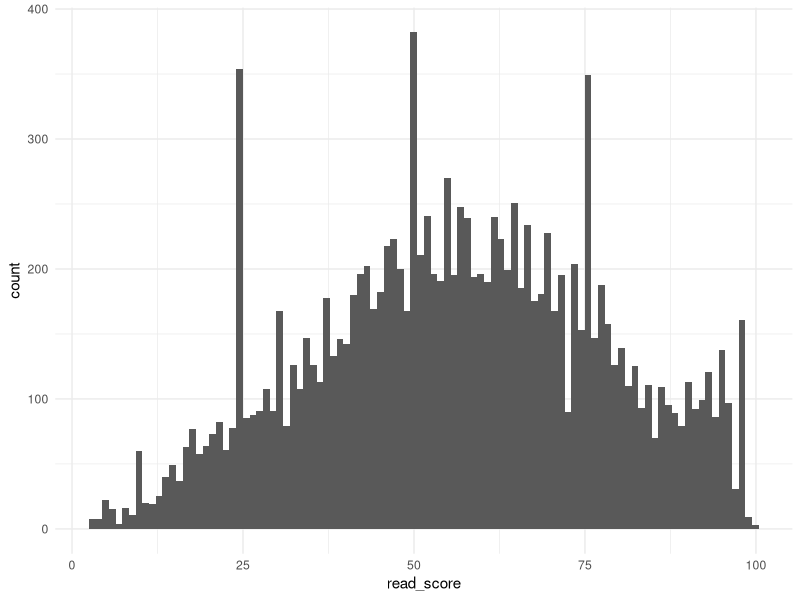
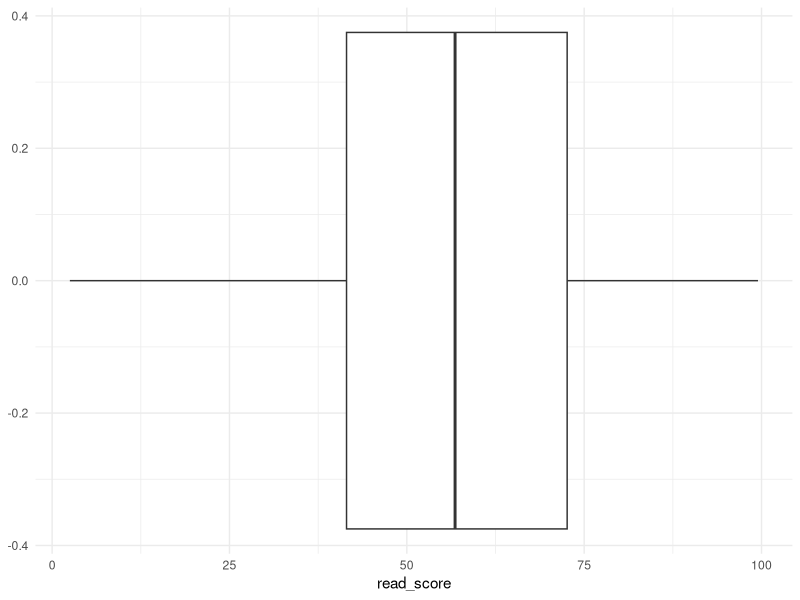
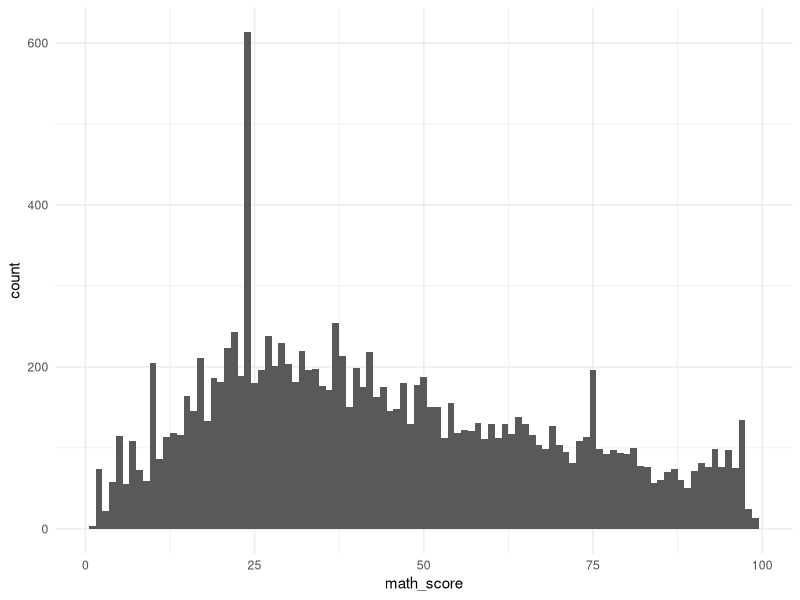
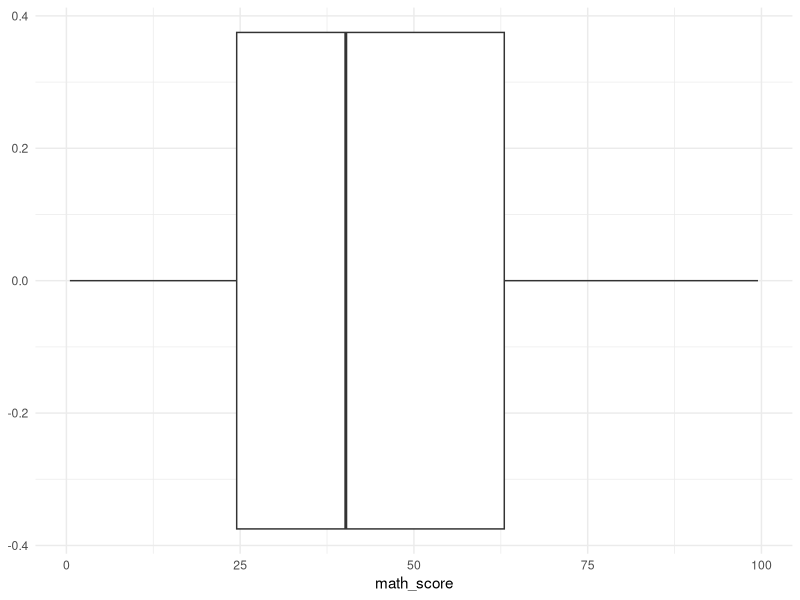

Generate these figures, in order, with R: (Note: this script raises an error after producing the figures.)
## ---- chunk 1

library(tidyverse)
library(readr)
library(corrplot)
library(ggthemes)
theme_set(theme_clean())

school_assess <- read_csv("../data/assess.csv")
grad_raceP_household_rev <- read_csv("../data/grad_raceP_household_rev.csv")


## ---- chunk 2
school_assess %>%
  ggplot(aes(x=read_score)) +
  geom_histogram(bins = 100)+
  theme_minimal()

ggplot(school_assess, aes(x=read_score)) +
  geom_boxplot()+
  theme_minimal()
## ---- chunk 3
ggplot(school_assess, aes(x=math_score)) +
  geom_histogram(bins = 100)+
  theme_minimal()

ggplot(school_assess, aes(x=math_score)) +
  geom_boxplot()+
  theme_minimal()
## ---- chunk 4
district_assess <- grad_raceP_household_rev %>%
  left_join(school_assess, by = c("LEAID" = "leaid"))
## ---- chunk 5
district_assess <- district_assess %>%
    select(17:22) %>%
    mutate(
        predom_race = names(.)[max.col(.)],
        predom_race = predom_race %>% 
            str_replace_all("pct_", ""), 
        predom_race = predom_race %>% 
            factor(levels = c("hisp_latino", "white", 
                              "black", "native", "asian"), 
                   labels = c("Hispanic/Latino", "White", 
                              "Black", "Native American", "Asian")
            )
    ) %>%
    select(predom_race) %>% 
    bind_cols(district_assess) %>%
    relocate(predom_race, .after = pct_CLI) 

district_assess %>%
    count(predom_race)
## ---- chunk 6
 district_assess_corr <- district_assess %>%
  select(grad_rate_midpt, pct_pov:pct_CLI, read_score, math_score, total_score) %>%
  na.omit()

district_assess_corr[,1:ncol(district_assess_corr)] %>% 
    cor() %>%
    corrplot(method = "number")


## ---- chunk 7
 district_assess_corr_race <- district_assess %>%
  select(grad_rate_midpt, pct_hisp_latino:pct_PI, read_score, math_score, total_score) %>%
  na.omit()

district_assess_corr_race[,1:ncol(district_assess_corr_race)] %>% 
    cor() %>%
    corrplot(method = "number")
## ---- chunk 8
 district_assess_corr_white <- district_assess %>%
  filter(predom_race == "White") %>%
  select(grad_rate_midpt, pct_pov:pct_CLI, read_score, math_score, total_score) %>%
  na.omit()

district_assess_corr_white[,1:ncol(district_assess_corr_white)] %>% 
    cor() %>%
    corrplot(method = "number")
## ---- chunk 9
 district_assess_corr_black <- district_assess %>%
  filter(predom_race == "Black") %>%
  select(grad_rate_midpt, pct_pov:pct_CLI, read_score, math_score, total_score) %>%
  na.omit()

district_assess_corr_black[,1:ncol(district_assess_corr_black)] %>% 
    cor() %>%
    corrplot(method = "number")
## ---- chunk 10
 district_assess_corr_HL <- district_assess %>%
  filter(predom_race == "Hispanic/Latino") %>%
  select(grad_rate_midpt, pct_pov:pct_CLI, read_score, math_score, total_score) %>%
  na.omit()

district_assess_corr_HL[,1:ncol(district_assess_corr_HL)] %>% 
    cor() %>%
    corrplot(method = "number")
